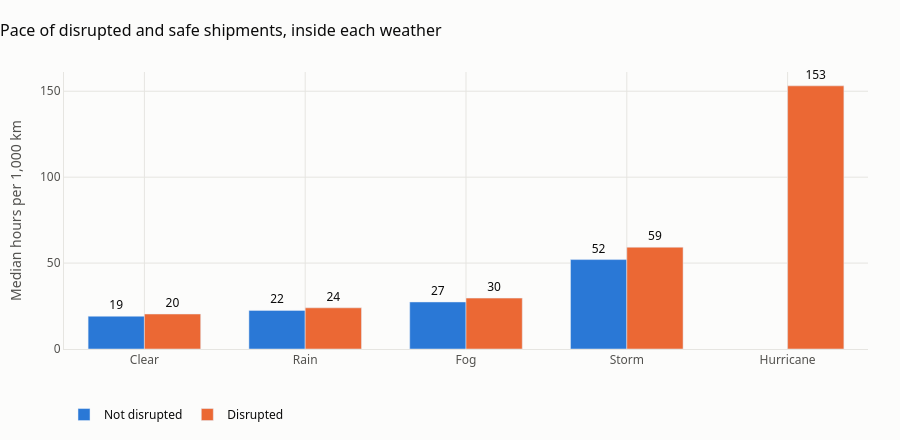

The code cell stored with this chart in its notebook:
### Markdown cell above
### 9. Why long lead times go with disruption

Notebook 01 found that bad weather stretches the lead time. A hurricane makes a trip about eight times longer. So a long lead time is often a sign of bad weather, and bad weather is what causes the disruption.

To test this we compare disrupted and safe shipments **inside the same weather**, using pace (hours per 1,000 km) so that long and short routes are comparable.

### Code cell
view = clean.copy()
view["pace_h_per_1000km"] = view["Lead_Time_Days"] * 24 / (view["Distance_km"] / 1000)

pace = view.pivot_table(index="Weather_Condition", columns=TARGET, values="pace_h_per_1000km",
                        aggfunc="median").loc[WEATHER_ORDER]
pace.columns = ["not_disrupted", "disrupted"]
pace["difference"] = pace["disrupted"] / pace["not_disrupted"] - 1

fig = go.Figure()
for col, label, color in [("not_disrupted", "Not disrupted", BLUE), ("disrupted", "Disrupted", ORANGE)]:
    fig.add_trace(go.Bar(x=pace.index, y=pace[col], name=label, marker_color=color,
                         text=[("" if pd.isna(v) else f"{v:.0f}") for v in pace[col]], textposition="outside",
                         textfont=dict(color=INK), cliponaxis=False,
                         hovertemplate=label + "<br>%{x}<br>%{y:.1f} hours per 1,000 km<extra></extra>"))
fig.update_yaxes(title_text="Median hours per 1,000 km")
style(fig, "Pace of disrupted and safe shipments, inside each weather", height=440)
fig.update_layout(barmode="group", bargap=0.3,
                  legend=dict(orientation="h", y=-0.18, x=0, font=dict(color=INK)), margin=dict(b=90))
fig.show()

print("Hurricane has no blue bar because no hurricane shipment escaped disruption.")
pace.style.format({"not_disrupted": "{:.1f}", "disrupted": "{:.1f}", "difference": "{:+.0%}"}, na_rep="none")

### Figure 1 — Plotly figure (JSON) as saved in the notebook; plotly's stock layout.template omitted (floating-point values rounded to 4 significant figures)
{"data": [{"cliponaxis": false, "hovertemplate": "Not disrupted<br>%{x}<br>%{y:.1f} hours per 1,000 km<extra></extra>", "marker": {"color": "#2a78d6"}, "name": "Not disrupted", "text": ["19", "22", "27", "52", ""], "textfont": {"color": "#0b0b0b"}, "textposition": "outside", "type": "bar", "x": ["Clear", "Rain", "Fog", "Storm", "Hurricane"], "y": [19.07, 22.47, 27.37, 52.03, NaN]}, {"cliponaxis": false, "hovertemplate": "Disrupted<br>%{x}<br>%{y:.1f} hours per 1,000 km<extra></extra>", "marker": {"color": "#eb6834"}, "name": "Disrupted", "text": ["20", "24", "30", "59", "153"], "textfont": {"color": "#0b0b0b"}, "textposition": "outside", "type": "bar", "x": ["Clear", "Rain", "Fog", "Storm", "Hurricane"], "y": [20.35, 23.97, 29.61, 59.25, 153.1]}], "layout": {"bargap": 0.3, "barmode": "group", "font": {"color": "#52514e", "family": "Segoe UI, Arial, sans-serif", "size": 12}, "height": 440, "hoverlabel": {"bgcolor": "white", "font": {"color": "#0b0b0b"}}, "legend": {"font": {"color": "#0b0b0b"}, "orientation": "h", "x": 0, "y": -0.18}, "margin": {"b": 90, "l": 64, "r": 32, "t": 72}, "paper_bgcolor": "#fcfcfb", "plot_bgcolor": "#fcfcfb", "title": {"font": {"color": "#0b0b0b", "size": 16}, "text": "Pace of disrupted and safe shipments, inside each weather", "x": 0, "xanchor": "left"}, "xaxis": {"gridcolor": "#e6e5e1", "linecolor": "#e6e5e1", "zeroline": false}, "yaxis": {"gridcolor": "#e6e5e1", "linecolor": "#e6e5e1", "title": {"text": "Median hours per 1,000 km"}, "zeroline": false}}}
